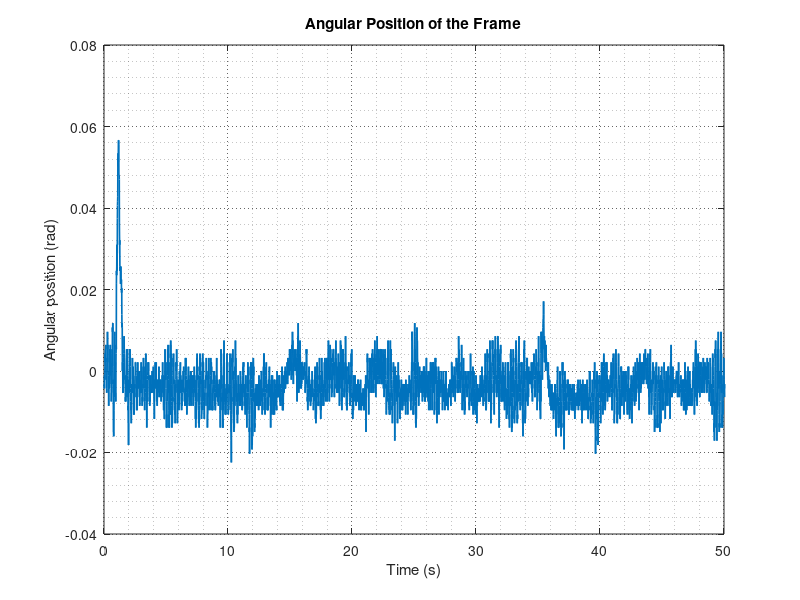
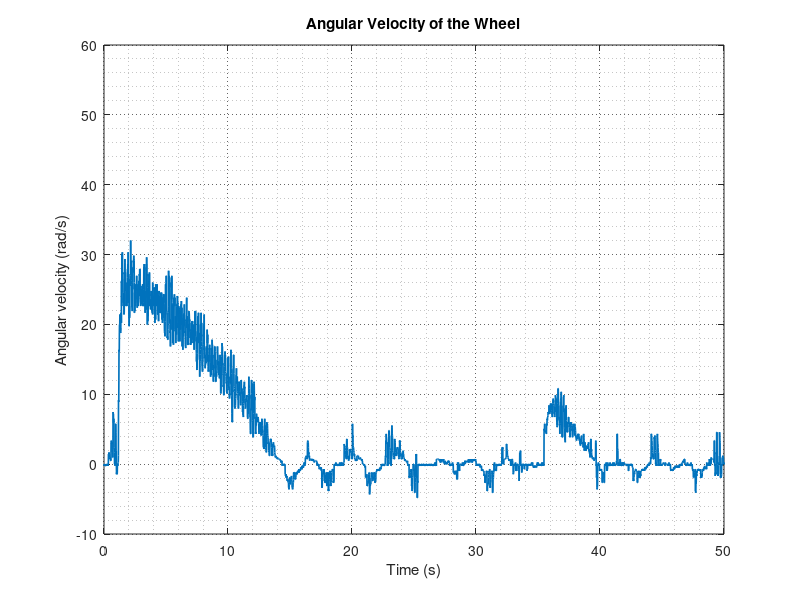
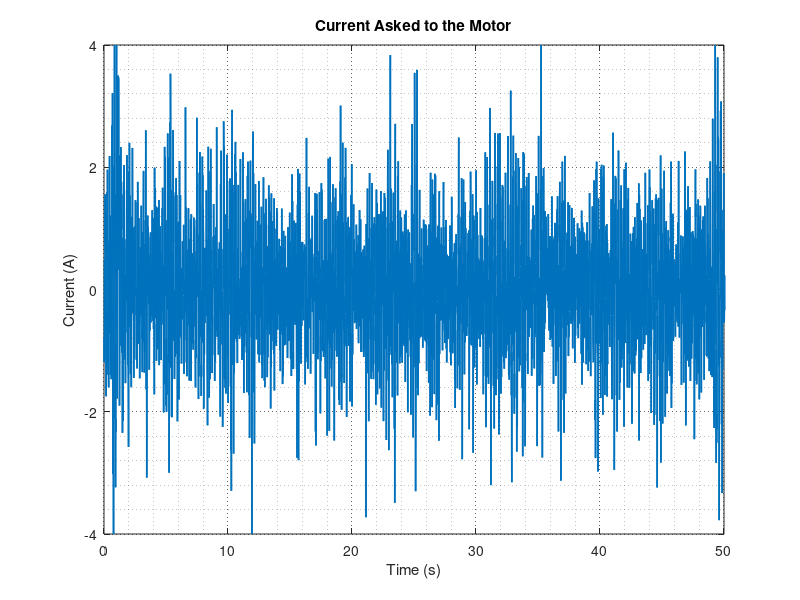

These figures' MATLAB source, in order:
%% Data from the real model (Beaglebone)
data=csvread('sisotool1.csv');
time=(data(:,1))*0.01;
potRad=data(:,2);
wheel=data(:,7);
i_m=data(:,4);

% Plots
figure(4);
plot(time,potRad,'linewidth',1.2);
title('Angular Position of the Frame')
xlabel('Time (s)');
ylabel('Angular position (rad)');
grid on, grid minor;
set(gca,'GridLineStyle',':', 'GridColor', 'k', 'GridAlpha', .6);
xlim([0 50]);

figure(5);
plot(time,wheel,'linewidth',1.2);
title('Angular Velocity of the Wheel')
xlabel('Time (s)');
ylabel('Angular velocity (rad/s)');
grid on, grid minor;
set(gca,'GridLineStyle',':', 'GridColor', 'k', 'GridAlpha', .6);
xlim([0 50]);

figure(6);
plot(time,i_m,'linewidth',1.2);
title('Current Asked to the Motor')
xlabel('Time (s)');
ylabel('Current (A)');
grid on, grid minor;
set(gca,'GridLineStyle',':', 'GridColor', 'k', 'GridAlpha', .6);
xlim([0 50]);
